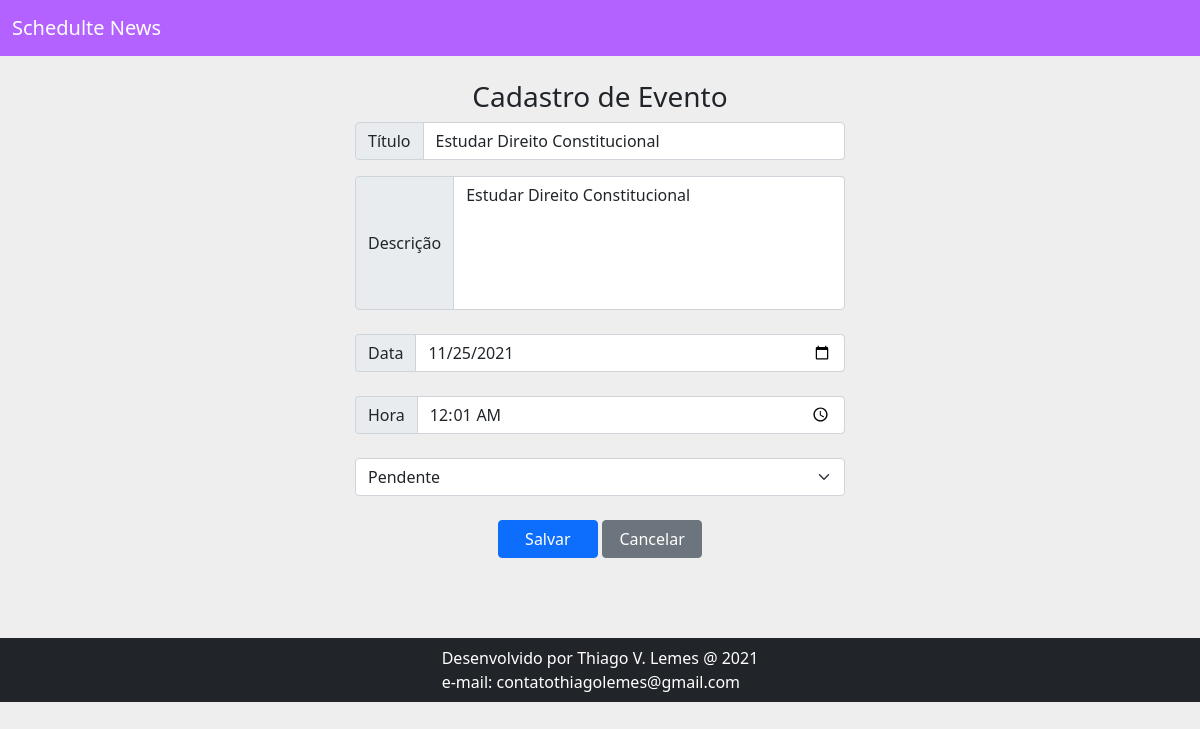
The page /evento/editar/?id_evento=40 (signed in) on the database its author committed.
### core/models/evento.py (models this page shows, shortened)
class Evento(models.Model):
    status_evento = (
        ('P', 'Pendente'),
        ('C', 'Concluído')
    )
    titulo = models.CharField(max_length=100)
    descricao = models.TextField(blank=True, null=True)
    data_evento = DateTimeField(verbose_name='DATA DO EVENTO')
    data_criacao = DateTimeField(verbose_name='DATA DE CRIAÇÃO', auto_now=True)
    status = models.CharField(blank=True, null=True, choices=status_evento, max_length=1)
    usuario = models.ForeignKey(User, on_delete=models.CASCADE) # chave estrangeira
    class Meta:
        db_table = 'evento'
    def get_data_evento_input(self):
        return self.data_evento.strftime('%Y-%m-%d')
    def get_data_evento_input_hora(self):
        hs = self.data_evento - datetime.timedelta(hours=3)
        return hs.strftime("%H:%M")

### core/views/view_crud.py (the view)
# urls.py: path('evento/editar/', view_crud.editar),
@login_required(login_url='/login/')
def editar(request):
    id_evento = request.GET.get('id_evento')
    dados = {}
    if id_evento:
        dados['evento'] = Evento.objects.get(id=id_evento)
    return render(request, 'evento.html', dados)

### templates/evento.html (shortened to what this page needs)
{% extends "model-page.html" %}
{% load static%}
{% block content %}
<div style="margin-bottom: 80px;">
<div class="container-fluid" align="center">
    <div class="adicionar col-5">
        <h3>Cadastro de Evento</h3>
        <form action="/salvar" method="POST">{% csrf_token %}
            <div class="input-group mb-3">
                <span class="input-group-text" id="basic-addon1">Título</span>
                <input type="text" class="form-control" placeholder="Digite o Título" aria-label="Username"
                    aria-describedby="basic-addon1" name="titulo" value="{{ evento.titulo }}">
            </div>
            <div class="input-group">
                <span class="input-group-text">Descrição</span>
                <textarea class="form-control" rows="5" aria-label="With textarea" style="resize: none;" name="descricao">{{ evento.descricao }}</textarea>
            </div>
            <br>
            <div class="input-group">
                <span class="input-group-text">Data</span>
                <input type="date" class="form-control" name="data_evento" value="{{ evento.get_data_evento_input }}">
            </div>
            <br>
            <div class="input-group">
                <span class="input-group-text">Hora</span>
                <input type="time" class="form-control" name="hora" value="{{ evento.get_data_evento_input_hora }}">
            </div>
            <br>
            <div class="input-group">
            <select class="form-select" aria-label="Default select example" name="status">
                <option selected value="P">Pendente</option>
              </select>
            </div>
            <br>
            <div>
                <button type="submit" class="btn btn-primary" style="width: 100px;">Salvar</button>
                <a href="/home/">
                    <button type="button" class="btn btn-secondary" style="width: 100px;">Cancelar</button>
                </a>
            </div>
        </form>
    </div>
</div>
</div>
{% endblock %}

### static/css/evento.css (style rules this page uses)
body { background:#eee; }
a { color: #3498db; outline: none!important; }

### static/css/formulario.css (style rules this page uses)
.adicionar { margin-top: 5em; }

### rows shown on the page
Evento: titulo "Estudar Direito Constitucional", descricao "Estudar Direito Constitucional", data_evento "11/25/2021", hora "00:01"
